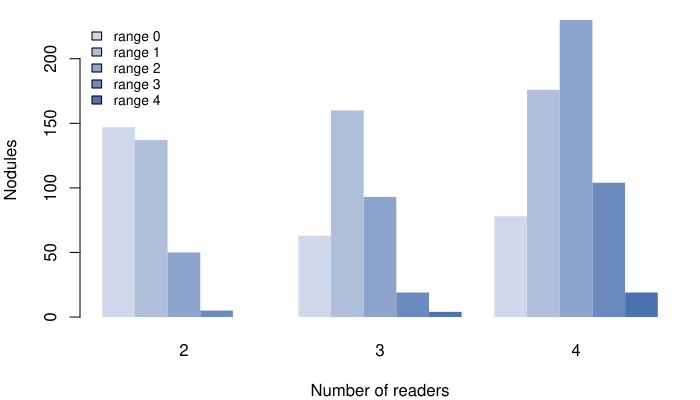

Write R code to recreate this figure.
# Run from the repository root:
#   Rscript codes/plots/eda/reader-agreement.R

nod <- read.csv("data/processed/nodules_train.csv", stringsAsFactors = FALSE)

BLUE <- "#4c72b0"

n <- rowSums(nod[paste0("C", 1:5)])
multi <- n >= 2
rng <- apply(nod[paste0("R", 1:4)], 1, function(r) diff(range(r, na.rm = TRUE)))
rng_tab <- table(n_readers = n[multi], range = factor(rng[multi], levels = 0:4))

pdf("codes/plots/eda/reader-agreement.pdf", width = 7, height = 4)
par(mar = c(4, 4, 1, 1))
barplot(t(rng_tab), beside = TRUE, col = colorRampPalette(c("#cfd8ea", BLUE))(5),
        border = NA, xlab = "Number of readers", ylab = "Nodules",
        legend.text = paste("range", 0:4),
        args.legend = list(x = "topleft", bty = "n", cex = 0.8))
invisible(dev.off())
